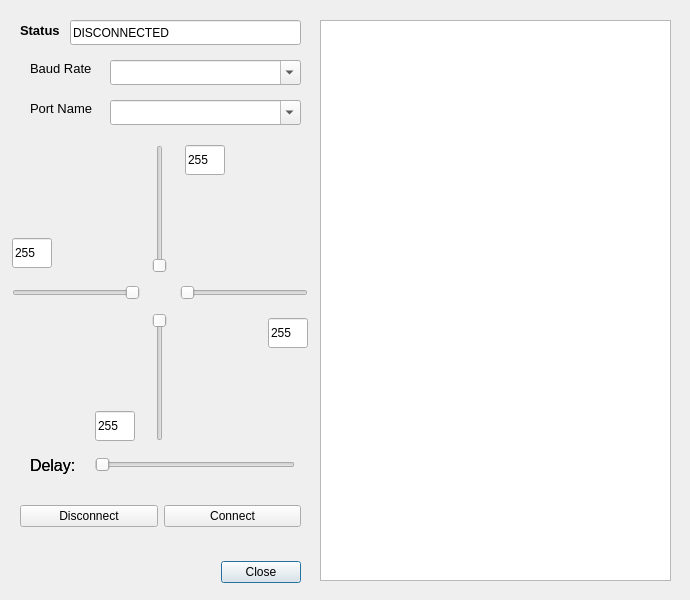
<?xml version="1.0" encoding="UTF-8"?>
<ui version="4.0">
 <class>SerialBox</class>
 <widget class="QDialog" name="SerialBox">
  <property name="geometry">
   <rect>
    <x>0</x>
    <y>0</y>
    <width>690</width>
    <height>600</height>
   </rect>
  </property>
  <property name="minimumSize">
   <size>
    <width>690</width>
    <height>600</height>
   </size>
  </property>
  <property name="windowTitle">
   <string>Serial</string>
  </property>
  <widget class="QDialogButtonBox" name="button_box">
   <property name="geometry">
    <rect>
     <x>25</x>
     <y>556</y>
     <width>276</width>
     <height>32</height>
    </rect>
   </property>
   <property name="orientation">
    <enum>Qt::Horizontal</enum>
   </property>
   <property name="standardButtons">
    <set>QDialogButtonBox::Close</set>
   </property>
   <property name="centerButtons">
    <bool>false</bool>
   </property>
  </widget>
  <widget class="QLabel" name="status_label">
   <property name="geometry">
    <rect>
     <x>20</x>
     <y>20</y>
     <width>86</width>
     <height>21</height>
    </rect>
   </property>
   <property name="font">
    <font>
     <pointsize>10</pointsize>
     <weight>75</weight>
     <bold>true</bold>
     <kerning>true</kerning>
    </font>
   </property>
   <property name="text">
    <string>Status</string>
   </property>
  </widget>
  <widget class="QLineEdit" name="serial_status">
   <property name="geometry">
    <rect>
     <x>70</x>
     <y>20</y>
     <width>231</width>
     <height>25</height>
    </rect>
   </property>
   <property name="font">
    <font>
     <pointsize>9</pointsize>
     <weight>50</weight>
     <bold>false</bold>
    </font>
   </property>
   <property name="text">
    <string>DISCONNECTED</string>
   </property>
   <property name="readOnly">
    <bool>true</bool>
   </property>
  </widget>
  <widget class="QLabel" name="port_name_label">
   <property name="geometry">
    <rect>
     <x>30</x>
     <y>100</y>
     <width>96</width>
     <height>17</height>
    </rect>
   </property>
   <property name="font">
    <font>
     <pointsize>10</pointsize>
    </font>
   </property>
   <property name="text">
    <string>Port Name</string>
   </property>
  </widget>
  <widget class="QLabel" name="baud_rate_label">
   <property name="geometry">
    <rect>
     <x>30</x>
     <y>60</y>
     <width>96</width>
     <height>17</height>
    </rect>
   </property>
   <property name="font">
    <font>
     <pointsize>10</pointsize>
    </font>
   </property>
   <property name="text">
    <string>Baud Rate</string>
   </property>
  </widget>
  <widget class="QComboBox" name="serial_combo_box">
   <property name="geometry">
    <rect>
     <x>110</x>
     <y>100</y>
     <width>191</width>
     <height>25</height>
    </rect>
   </property>
   <property name="editable">
    <bool>true</bool>
   </property>
   <property name="insertPolicy">
    <enum>QComboBox::InsertAtTop</enum>
   </property>
  </widget>
  <widget class="QWidget" name="horizontalLayoutWidget">
   <property name="geometry">
    <rect>
     <x>20</x>
     <y>496</y>
     <width>281</width>
     <height>41</height>
    </rect>
   </property>
   <layout class="QHBoxLayout" name="button_layout">
    <item>
     <widget class="QPushButton" name="disconnect_button">
      <property name="text">
       <string>Disconnect</string>
      </property>
      <property name="autoDefault">
        <bool>false</bool>
      </property>
     </widget>
    </item>
    <item>
     <widget class="QPushButton" name="connect_button">
      <property name="text">
       <string>Connect</string>
      </property>
      <property name="autoDefault">
        <bool>false</bool>
      </property>
     </widget>
    </item>
   </layout>
  </widget>
  <widget class="QComboBox" name="baud_combo_box">
   <property name="geometry">
    <rect>
     <x>110</x>
     <y>60</y>
     <width>191</width>
     <height>25</height>
    </rect>
   </property>
   <property name="editable">
    <bool>true</bool>
   </property>
   <property name="insertPolicy">
    <enum>QComboBox::InsertAtTop</enum>
   </property>
  </widget>
  <widget class="QPlainTextEdit" name="serial_display">
   <property name="geometry">
    <rect>
     <x>320</x>
     <y>20</y>
     <width>351</width>
     <height>561</height>
    </rect>
   </property>
  </widget>
  <widget class="QSlider" name="left_slider">
   <property name="geometry">
    <rect>
     <x>12</x>
     <y>278</y>
     <width>128</width>
     <height>30</height>
    </rect>
   </property>
   <property name="invertedAppearance">
    <bool>true</bool>
   </property>
   <property name="orientation">
    <enum>Qt::Horizontal</enum>
   </property>
   <property name="pageStep">
    <number>1</number>
   </property>
  </widget>
  <widget class="QLineEdit" name="left_box">
   <property name="geometry">
    <rect>
     <x>12</x>
     <y>238</y>
     <width>40</width>
     <height>30</height>
    </rect>
   </property>
   <property name="text">
    <string>255</string>
   </property>
  </widget>
  <widget class="QSlider" name="right_slider">
   <property name="geometry">
    <rect>
     <x>180</x>
     <y>278</y>
     <width>128</width>
     <height>30</height>
    </rect>
   </property>
   <property name="orientation">
    <enum>Qt::Horizontal</enum>
   </property>
   <property name="pageStep">
    <number>1</number>
   </property>
  </widget>
  <widget class="QLineEdit" name="right_box">
   <property name="geometry">
    <rect>
     <x>268</x>
     <y>318</y>
     <width>40</width>
     <height>30</height>
    </rect>
   </property>
   <property name="text">
    <string>255</string>
   </property>
  </widget>
  <widget class="QSlider" name="up_slider">
   <property name="geometry">
    <rect>
     <x>145</x>
     <y>145</y>
     <width>30</width>
     <height>128</height>
    </rect>
   </property>
   <property name="orientation">
    <enum>Qt::Vertical</enum>
   </property>
   <property name="pageStep">
    <number>1</number>
   </property>
  </widget>
  <widget class="QLineEdit" name="up_box">
   <property name="geometry">
    <rect>
     <x>185</x>
     <y>145</y>
     <width>40</width>
     <height>30</height>
    </rect>
   </property>
   <property name="text">
    <string>255</string>
   </property>
  </widget>
  <widget class="QSlider" name="down_slider">
   <property name="geometry">
    <rect>
     <x>145</x>
     <y>313</y>
     <width>30</width>
     <height>128</height>
    </rect>
   </property>
   <property name="invertedAppearance">
    <bool>true</bool>
   </property>
   <property name="orientation">
    <enum>Qt::Vertical</enum>
   </property>
   <property name="pageStep">
    <number>1</number>
   </property>
  </widget>
  <widget class="QLineEdit" name="down_box">
   <property name="geometry">
    <rect>
     <x>95</x>
     <y>411</y>
     <width>40</width>
     <height>30</height>
    </rect>
   </property>
   <property name="text">
    <string>255</string>
   </property>
  </widget>
  <widget class="QLabel" name="delay_label">
   <property name="geometry">
    <rect>
     <x>30</x>
     <y>455</y>
     <width>96</width>
     <height>20</height>
    </rect>
   </property>
   <property name="font">
    <font>
     <pointsize>12</pointsize>
    </font>
   </property>
   <property name="text">
    <string>Delay: </string>
   </property>
  </widget>
  <widget class="QSlider" name="delay_slider">
   <property name="geometry">
    <rect>
     <x>95</x>
     <y>450</y>
     <width>200</width>
     <height>30</height>
    </rect>
   </property>
   <property name="orientation">
    <enum>Qt::Horizontal</enum>
   </property>
  </widget>
  <widget class="QLabel" name="delay_label">
   <property name="geometry">
    <rect>
     <x>30</x>
     <y>455</y>
     <width>96</width>
     <height>20</height>
    </rect>
   </property>
   <property name="font">
    <font>
     <pointsize>12</pointsize>
    </font>
   </property>
   <property name="text">
    <string>Delay: </string>
   </property>
  </widget>
  <widget class="QSlider" name="delay_slider">
   <property name="geometry">
    <rect>
     <x>95</x>
     <y>450</y>
     <width>200</width>
     <height>30</height>
    </rect>
   </property>
   <property name="orientation">
    <enum>Qt::Horizontal</enum>
   </property>
  </widget>
 </widget>
 <resources/>
 <connections/>
</ui>
